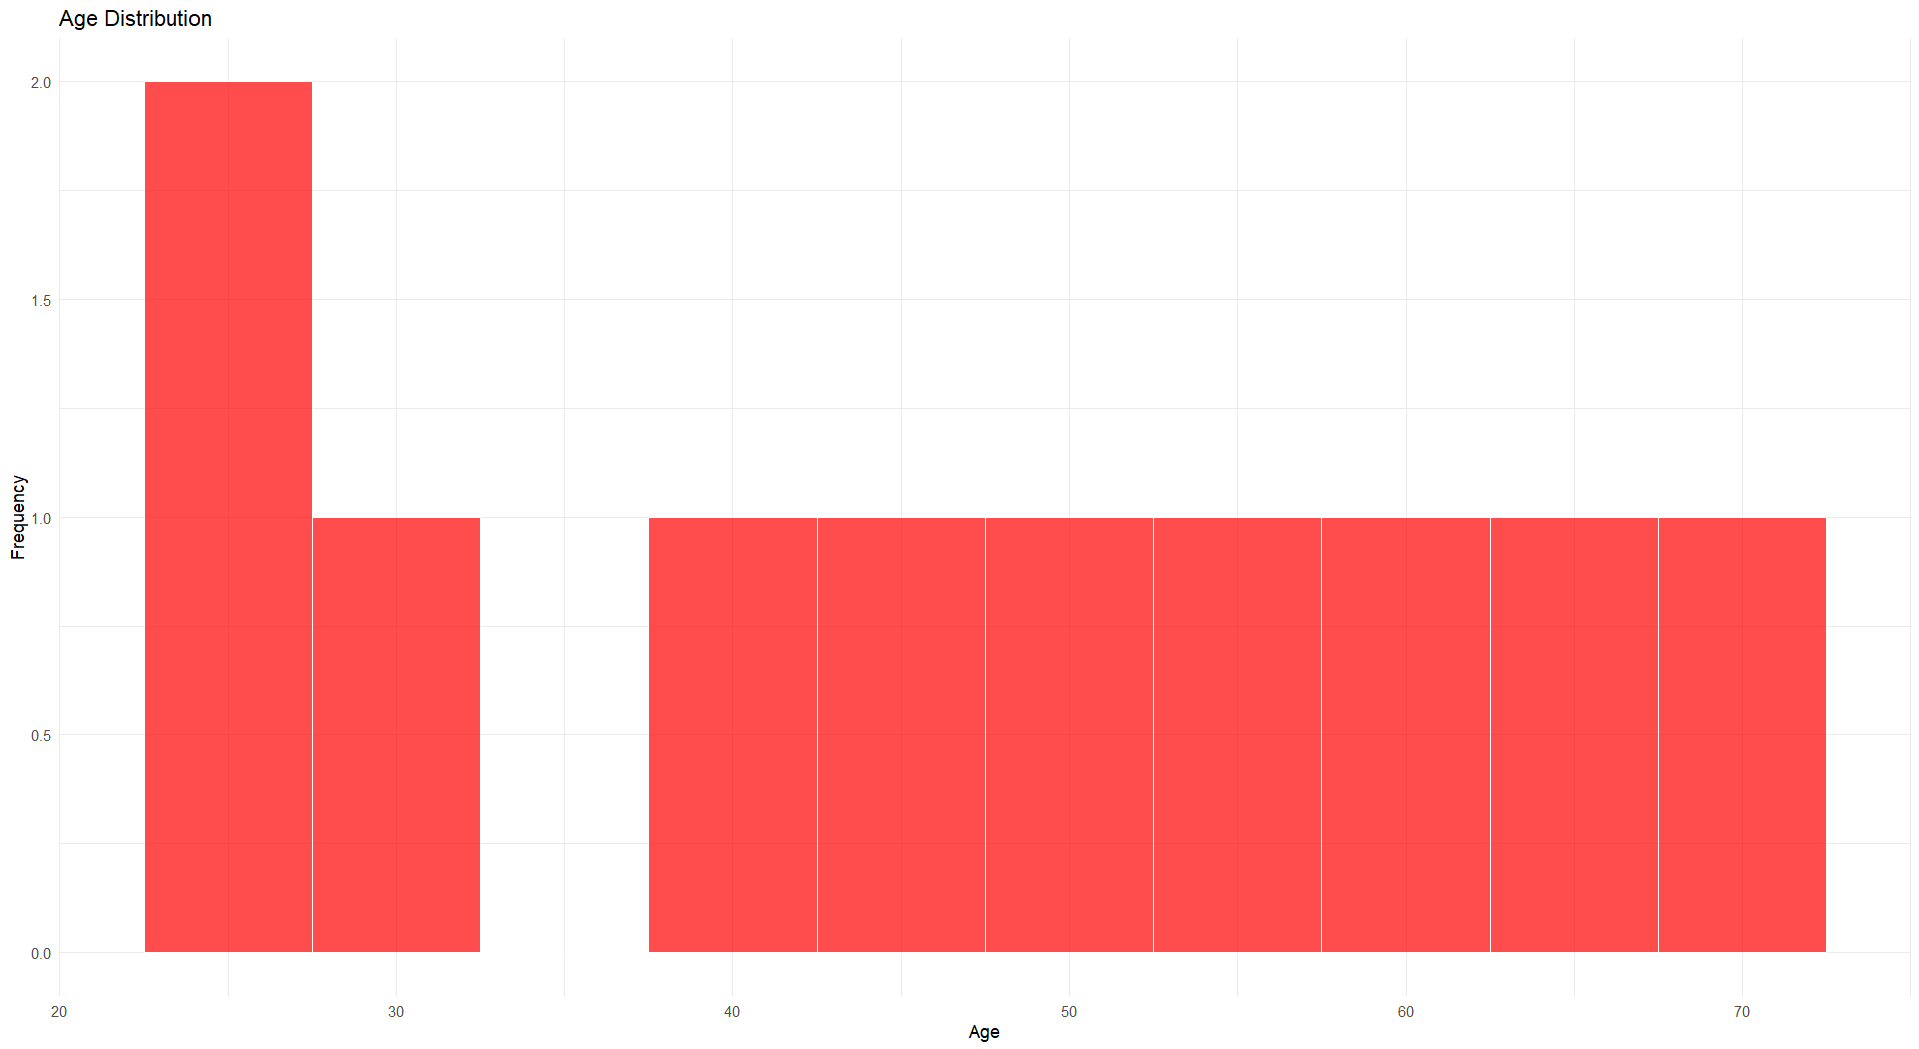

Write the R code that produced this figure.
age_data <- data.frame(
  Age=c(25,30,25,40,45,50,55,60,65,70)
)

ggplot(age_data,aes(x=Age))+
  geom_histogram(binwidth=5,fill="red",color="white",alpha=0.7)+
  labs(title="Age Distribution",
       x="Age",
       y="Frequency")+
  theme_minimal()
